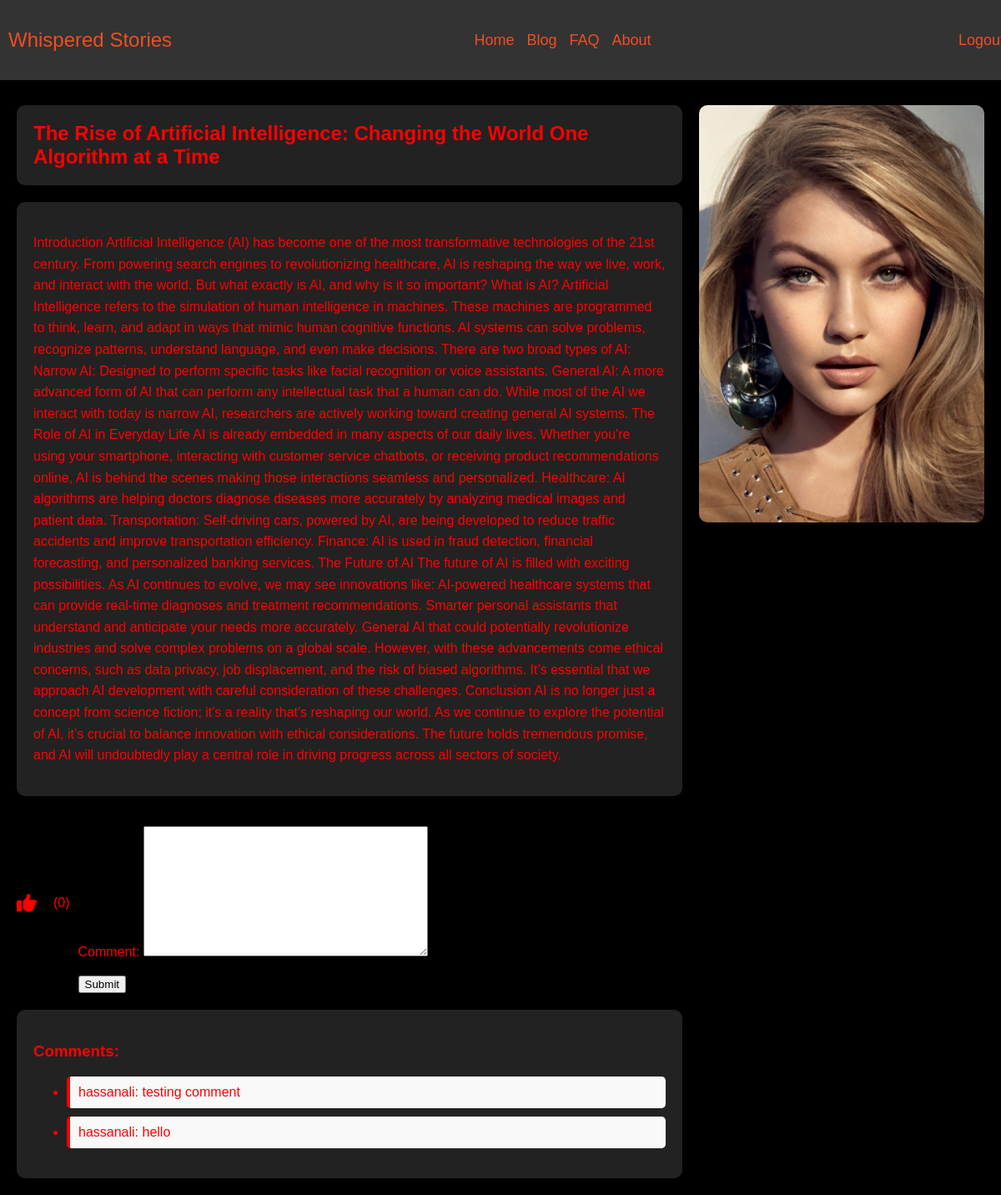
The app's page /read_blog/2/ (signed in) with its own data.
### task_app/models.py (models this page shows, shortened)
class blog(models.Model):
    user = models.ForeignKey(User, on_delete=models.CASCADE)
    image = models.ImageField(upload_to='blog_images/')
    title = models.CharField(max_length=150)
    content = models.TextField()
    like = models.ManyToManyField(User, blank=True, related_name='blog_like')

class comment(models.Model):
    user = models.ForeignKey(User, on_delete=models.CASCADE)
    blog = models.ForeignKey(blog, on_delete=models.CASCADE)
    comment = models.TextField()

### task_app/views.py (the view)
# urls.py: path('read_blog/<int:pk>/', ReadBlog.as_view(), name="read_blog"),
class ReadBlog(LoginRequiredMixin, DetailView):
    model = blog
    template_name = 'read_blog.html'
    context_object_name = 'blog'
    def get_context_data(self, **kwargs):
        context = super().get_context_data(**kwargs)
        context['form'] = CommentForm()
        context['comments'] = comment.objects.filter(blog=self.object)
        return context

### task_app/forms.py
class CommentForm(forms.ModelForm):
    class Meta:
        model = comment
        fields = ['comment']

### templates/read_blog.html (shortened to what this page needs)
{% extends "base.html" %}
{% load static %}
{% block content %}
<!DOCTYPE html>
<html lang="en">
<head>
    <link rel="stylesheet" href="https://cdnjs.cloudflare.com/ajax/libs/font-awesome/6.0.0-beta3/css/all.min.css">
    <link rel="stylesheet" href="{% static 'css/read-blog.css' %}">
</head>
<body>
    <br>
    <br>
    <div class="container">
        <div class="content-container">
            <div class="title-container">
                <h1>{{ blog.title }}</h1>
            </div>
            <div class="blog-content">
                <p>{{ blog.content }}</p>
            </div>
            <div class="actions">
                <form id="like-form" method="POST" action="{% url 'blog_like' blog.pk %}" style="display: inline;">
                    <i class="fas {% if user in blog.like.all %}fa-thumbs-down{% else %}fa-thumbs-up{% endif %} like-icon" onclick="document.getElementById('like-form').submit();"></i>
                </form>
                <span class="like-count">({{ blog.like.count }})</span>
                <div class="comment-bar">
                    <form method="post" action="{% url 'add_comment' blog.pk %}">
                        {{ form.as_p }}
                        <button type="submit">Submit</button>
                    </form>
                </div>
            </div>
            <div class="comments-container">
                <h3>Comments:</h3>
                <ul>
                    {% for comment in comments %}
                        <li class="comment">{{ comment.user.username }}: {{ comment.comment }}</li>
                    {% empty %}
                        <li>No comments yet.</li>
                    {% endfor %}
                </ul>
            </div>
        </div>
        <div class="image-container">
            <img src="{{ blog.image.url }}" alt="Blog Image">
        </div>
    </div>
</body>
</html>
{% endblock %}

### static/css/base.css (style rules this page uses)
html, body { height: 100%; margin: 0; font-family: Arial, sans-serif; padding: 0; overflow-x: hidden; background-color: black !important; }

### static/css/read-blog.css (style rules this page uses)
body { font-family: Arial, sans-serif; margin: 0; padding: 0; background-color: black; }
.container { display: flex; flex-direction: row; justify-content: center; align-items: flex-start; padding: 20px; }
.content-container { width: 70%; padding-right: 20px; }
.image-container { width: 30%; height: 500px; display: flex; justify-content: center; }
.image-container img { width: 100%; height: 100%; object-fit: cover; border-radius: 10px; }
.title-container { background-color: #222; padding: 20px; margin-bottom: 20px; border-radius: 10px; box-shadow: 0 2px 4px rgba(0, 0, 0, 0.1); color: red; }
.content-container .blog-content { background-color: #222; padding: 20px; border-radius: 10px; box-shadow: 0 2px 4px rgba(0, 0, 0, 0.1); color: red; }
h1 { margin: 0; font-size: 24px; color: red; }
p { font-size: 16px; line-height: 1.6; color: red; }
.actions { display: flex; align-items: center; margin-top: 20px; gap: 10px; }
.like-icon { color: red; font-size: 24px; cursor: pointer; }
.like-count { margin-left: 10px; color: red; }
.comment-bar { width: 100%; max-width: 785px; }
.comments-container { margin-top: 20px; background-color: #222; padding: 20px; border-radius: 10px; box-shadow: 0 2px 4px rgba(0, 0, 0, 0.1); color: red; }
.comment { margin-bottom: 10px; padding: 10px; border-left: 4px solid red; background-color: #f9f9f9; border-radius: 5px; }

### records on screen
blog: title "The Rise of Artificial Intelligence: Changing the World One Algorithm at a Time", content "Introduction Artificial Intelligence (AI) has become one of the most transformative technologies of the 21st century. From powering search engines to revolutionizing healthcare, AI is reshaping the way we live, work, and interact with the world. But what exactly is AI, and why is it so important? What is AI? Artificial Intelligence refers to the simulation of human intelligence in machines. These machines are programmed to think, learn, and adapt in ways that mimic human cognitive functions. AI systems can solve problems, recognize patterns, understand language, and even make decisions. There are two broad types of AI: Narrow AI: Designed to perform specific tasks like facial recognition or…", like.count "0", image (placeholder picture)
comment: user.username "hassanali", comment "testing comment"
comment: user.username "hassanali", comment "hello"
